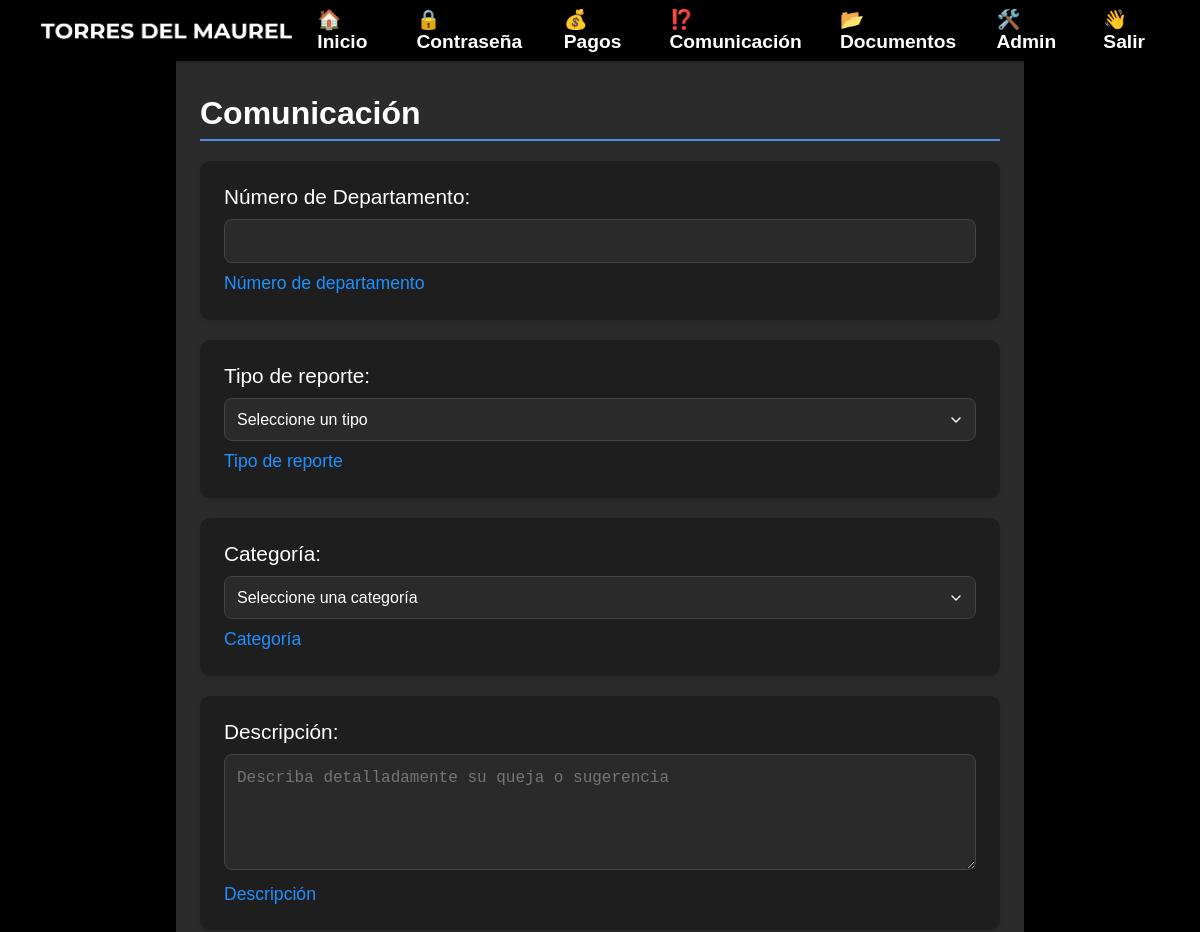
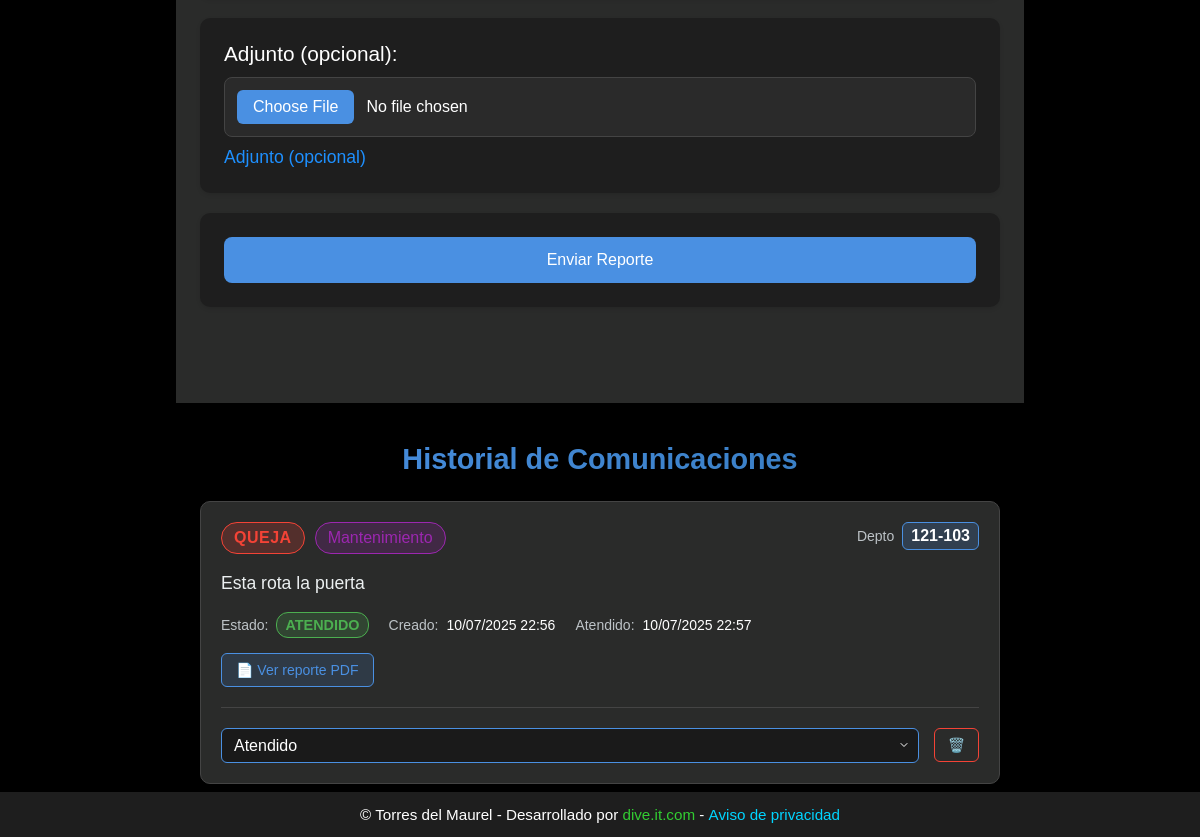
/qys/ (signed in), run on the app's committed database (2 pictures, top to bottom).
### website/models.py (models this page shows, shortened)
class CustomUser(AbstractUser):
    apartment_number = models.CharField(max_length=7, unique=True, null=True, blank=True)
    email = models.EmailField(unique=True)
    phone_number = models.CharField(max_length=15, blank=True, null=True)
    is_first_login = models.BooleanField(default=True)
    is_debtor = models.BooleanField(default=False)
    groups = models.ManyToManyField(
        Group,
        verbose_name='groups',
        blank=True,
        help_text='The groups this user belongs to.',
        related_name='customuser_set',
        related_query_name='customuser',
    )
    user_permissions = models.ManyToManyField(
        Permission,
        verbose_name='user permissions',
        blank=True,
        help_text='Specific permissions for this user.',
        related_name='customuser_set',
        related_query_name='customuser',
    )

class ComplaintSuggestion(models.Model):
    TYPE_CHOICES = [
        ('queja', 'Queja'),
        ('sugerencia', 'Sugerencia'),
    ]
    CATEGORY_CHOICES = [
        ('mantenimiento', 'Mantenimiento'),
        ('seguridad', 'Seguridad'),
        ('ruido', 'Ruido'),
        ('limpieza', 'Limpieza'),
        ('estacionamiento', 'Estacionamiento'),
        ('otro', 'Otro'),
    ]
    STATUS_CHOICES = [
        ('pendiente', 'Pendiente'),
        ('en_progreso', 'En Progreso'),
        ('atendido', 'Atendido'),
    ]
    user = models.ForeignKey(CustomUser, on_delete=models.CASCADE)
    apartment_number = models.CharField(max_length=10)
    type = models.CharField(max_length=10, choices=TYPE_CHOICES)
    category = models.CharField(max_length=20, choices=CATEGORY_CHOICES)
    description = models.TextField()
    attachment = models.FileField(upload_to='qys_attachments/', null=True, blank=True)
    status = models.CharField(max_length=20, choices=STATUS_CHOICES, default='pendiente')
    created_at = models.DateTimeField(auto_now_add=True)
    attended_at = models.DateTimeField(null=True, blank=True)
    updated_at = models.DateTimeField(auto_now=True)
    class Meta:
        ordering = ['-created_at']

### website/views.py (the view)
# urls.py: path('qys/', views.qys, name='qys'),
@login_required
@require_http_methods(["GET", "POST"])
def qys(request):
    if request.method == 'POST':
        print("=== QYS DEBUG: POST request received ===")
        print(f"POST data: {dict(request.POST)}")
        print(f"FILES data: {dict(request.FILES)}")
        print(f"User: {request.user}")
        print(f"Is AJAX: {request.headers.get('X-Requested-With') == 'XMLHttpRequest'}")
        if 'submit_qys' in request.POST:
            form = ComplaintSuggestionForm(request.POST, request.FILES, user=request.user)
            print(f"Form is_valid(): {form.is_valid()}")
            if not form.is_valid():
                print(f"Form errors: {dict(form.errors)}")
                print(f"Form non_field_errors: {form.non_field_errors()}")
                if request.headers.get('X-Requested-With') == 'XMLHttpRequest':
                    return JsonResponse({
                        'success': False,
                        'errors': dict(form.errors),
                        'message': 'Error en el formulario. Por favor, corrija los errores.'
                    })
                else:
                    messages.error(request, 'Error en el formulario. Por favor, corrija los errores.')
            if form.is_valid():
                try:
                    print("=== SAVING QYS ===")
                    qys = form.save(commit=False)
                    qys.user = request.user
                    print(f"QYS object created: {qys}")
                    qys.save()
                    print(f"QYS saved with ID: {qys.id}")
                    email_sent = True
                    if request.headers.get('X-Requested-With') == 'XMLHttpRequest':
                        response_data = {
                            'success': True,
                            'message': 'Su queja o sugerencia ha sido enviada exitosamente.',
                            'new_qys': {
                                'id': qys.id,
                                'type': qys.get_type_display(),
                                'category': qys.get_category_display(),
                                'apartment_number': qys.apartment_number,
                                'description': qys.description,
                                'status': qys.get_status_display(),
                                'created_at': qys.created_at.strftime('%d/%m/%Y %H:%M'),
                                'attended_at': qys.attended_at.strftime('%d/%m/%Y %H:%M') if qys.attended_at else None,
                                'is_staff': request.user.is_staff,
                                'status_choices': qys.STATUS_CHOICES if request.user.is_staff else None,
                            }
                        }
                        print(f"Returning AJAX response: {response_data}")
                        return JsonResponse(response_data)
                    else:
                        messages.success(request, 'Su queja o sugerencia ha sido enviada exitosamente.')
                        return redirect('qys')
                except Exception as e:
                    print(f"=== ERROR during QYS processing: {str(e)} ===")
                    import traceback
                    print(f"Traceback: {traceback.format_exc()}")
                    if request.headers.get('X-Requested-With') == 'XMLHttpRequest':
                        return JsonResponse({
                            'success': False,
                            'message': f'Error interno: {str(e)}'
                        })
                    else:
                        messages.error(request, f'Error al procesar el reporte: {str(e)}')
        elif 'update_status' in request.POST and request.user.is_staff:
            qys_id = request.POST.get('qys_id')
            new_status = request.POST.get('status')
            try:
                qys = ComplaintSuggestion.objects.get(id=qys_id)
                if new_status in dict(ComplaintSuggestion.STATUS_CHOICES):
                    qys.status = new_status
                    qys.save()
                    if request.headers.get('X-Requested-With') == 'XMLHttpRequest':
                        return JsonResponse({
                            'success': True,
                            'message': 'Estado actualizado exitosamente.',
                        })
                    messages.success(request, 'Estado actualizado exitosamente.')
                else:
                    if request.headers.get('X-Requested-With') == 'XMLHttpRequest':
                        return JsonResponse({
                            'success': False,
                            'message': 'Estado inválido.',
                        })
                    messages.error(request, 'Estado inválido.')
            except ComplaintSuggestion.DoesNotExist:
                if request.headers.get('X-Requested-With') == 'XMLHttpRequest':
                    return JsonResponse({
                        'success': False,
                        'message': 'Reporte no encontrado.',
                    })
                messages.error(request, 'Reporte no encontrado.')
            except Exception as e:
                print(f"Error updating QYS status: {str(e)}")
                if request.headers.get('X-Requested-With') == 'XMLHttpRequest':
                    return JsonResponse({
                        'success': False,
                        'message': f'Error al actualizar: {str(e)}',
                    })
                messages.error(request, f'Error al actualizar: {str(e)}')
            return redirect('qys')
        elif 'delete_qys' in request.POST and request.user.is_superuser:
            qys_id = request.POST.get('qys_id')
            try:
                qys = ComplaintSuggestion.objects.get(id=qys_id)
                qys.delete()
                if request.headers.get('X-Requested-With') == 'XMLHttpRequest':
                    return JsonResponse({
                        'success': True,
                        'message': 'La queja o sugerencia ha sido eliminada exitosamente.',
                    })
                messages.success(request, 'La queja o sugerencia ha sido eliminada exitosamente.')
            except ComplaintSuggestion.DoesNotExist:
                if request.headers.get('X-Requested-With') == 'XMLHttpRequest':
                    return JsonResponse({
                        'success': False,
                        'message': 'Reporte no encontrado.',
                    })
                messages.error(request, 'Reporte no encontrado.')
            except Exception as e:
                print(f"Error deleting QYS: {str(e)}")
                if request.headers.get('X-Requested-With') == 'XMLHttpRequest':
                    return JsonResponse({
                        'success': False,
                        'message': f'Error al eliminar: {str(e)}',
                    })
                messages.error(request, f'Error al eliminar: {str(e)}')
            return redirect('qys')
    else:
        print("=== QYS DEBUG: GET request ===")
        form = ComplaintSuggestionForm(user=request.user)
    all_qys = ComplaintSuggestion.objects.all().order_by('-created_at')
    return render(request, 'qys.html', {
        'form': form,
        'all_qys': all_qys
    })

### website/forms.py
class ComplaintSuggestionForm(forms.ModelForm):
    class Meta:
        model = ComplaintSuggestion
        fields = ['apartment_number', 'type', 'category', 'description', 'attachment']
        labels = {
            'apartment_number': 'Número de Departamento',
            'type': 'Tipo de reporte',
            'category': 'Categoría',
            'description': 'Descripción',
            'attachment': 'Adjunto (opcional)',
        }
        widgets = {
            'description': forms.Textarea(attrs={'rows': 4}),
        }
    def __init__(self, *args, **kwargs):
        user = kwargs.pop('user', None)
        super().__init__(*args, **kwargs)
        if user and user.apartment_number:
            self.fields['apartment_number'].initial = user.apartment_number
            self.fields['apartment_number'].widget.attrs['readonly'] = True

### website/templates/qys.html (shortened to what this page needs)
{% extends "base.html" %}
{% load static %}
{% block extra_css %}
<link rel="stylesheet" href="{% static 'css/qys.css' %}">
{% endblock %}
{% block content %}
<div class="qys-container">
    <h1>Comunicación</h1>
    <form method="post" enctype="multipart/form-data" id="qys-form">
        <div class="form-group">
            <label for="id_apartment_number">Número de Departamento:</label>
            <input type="text"
                   name="apartment_number"
                   id="id_apartment_number"
                   value="{{ user.apartment_number|default:'' }}"
                   required
                   class="form-control">
            <small class="small">Número de departamento</small>
        </div>
        <div class="form-group">
            <label for="id_type">Tipo de reporte:</label>
            <select name="type"
                    id="id_type"
                    required
                    class="form-control">
                <option value="">Seleccione un tipo</option>
            </select>
            <small class="small">Tipo de reporte</small>
        </div>
        <div class="form-group">
            <label for="id_category">Categoría:</label>
            <select name="category"
                    id="id_category"
                    required
                    class="form-control">
                <option value="">Seleccione una categoría</option>
            </select>
            <small class="small">Categoría</small>
        </div>
        <div class="form-group">
            <label for="id_description">Descripción:</label>
            <textarea name="description"
                      id="id_description"
                      rows="4"
                      placeholder="Describa detalladamente su queja o sugerencia"
                      required
                      class="form-control"></textarea>
            <small class="small">Descripción</small>
        </div>
        <div class="form-group">
            <label for="id_attachment">Adjunto (opcional):</label>
            <input type="file"
                   name="attachment"
                   id="id_attachment"
                   accept="image/*,.pdf,.doc,.docx"
                   class="form-control">
            <small class="small">Adjunto (opcional)</small>
        </div>
        <div class="form-group">
            <button type="submit" id="submit-button">Enviar Reporte</button>
        </div>
    </form>
    <div id="upload-status"></div>
</div>
<div class="qys-records-section">
    <h2>Historial de Comunicaciones</h2>
    <div class="records-container">
        {% for qys in all_qys %}
        <div class="record-card" data-qys-id="{{ qys.id }}">
            <div class="record-header">
                <div class="record-type">
                    <span class="type-badge type-{{ qys.type }}">{{ qys.get_type_display }}</span>
                    <span class="category-badge">{{ qys.get_category_display }}</span>
                </div>
                <div class="record-apartment">
                    <span class="apartment-label">Depto</span>
                    <span class="apartment-number">{{ qys.apartment_number }}</span>
                </div>
            </div>
            <div class="record-body">
                <div class="record-description">
                    <p>{{ qys.description }}</p>
                </div>
                <div class="record-meta">
                    <div class="meta-item">
                        <span class="meta-label">Estado:</span>
                        <span class="status-badge status-{{ qys.status }}">{{ qys.get_status_display }}</span>
                    </div>
                    <div class="meta-item">
                        <span class="meta-label">Creado:</span>
                        <span class="meta-value">{{ qys.created_at|date:"d/m/Y H:i" }}</span>
                    </div>
                    {% if qys.attended_at %}
                    <div class="meta-item">
                        <span class="meta-label">Atendido:</span>
                        <span class="meta-value">{{ qys.attended_at|date:"d/m/Y H:i" }}</span>
                    </div>
                    {% endif %}
                </div>
                {% if user.is_staff %}
                    <div class="record-attachment">
                        <a href="{% url 'generate_qys_report' qys.id %}"
                        target="_blank"
                        class="attachment-link report-link">
                            📄 Ver reporte PDF
                        </a>
                    </div>
                    {% endif %}
            </div>
            {% if user.is_staff %}
                <div class="record-actions">
                    <div class="status-update">
                        <form method="post" action="{% url 'qys' %}" class="status-update-form">
                            <select name="status" class="status-select" onchange="updateStatus(this)">
                                {% for value, label in qys.STATUS_CHOICES %}
                                <option value="{{ value }}" {% if qys.status == value %}selected{% endif %}>{{ label }}</option>
                                {% endfor %}
                            </select>
                        </form>
                    </div>
                    {% if user.is_superuser %}
                    <button class="delete-btn" onclick="deleteQyS({{ qys.id }})" title="Eliminar reporte">
                        🗑️
                    </button>
                    {% endif %}
                </div>
            {% endif %}
        </div>
        {% empty %}
        <div class="no-records">
            <div class="no-records-icon">📝</div>
            <h3>No hay comunicaciones registradas</h3>
            <p>Sea el primero en enviar una queja o sugerencia</p>
        </div>
        {% endfor %}
    </div>
</div>
{% endblock %}

### website/static/css/base.css (style rules this page uses)
body { font-family: Arial, sans-serif; background-color: black; margin: 0; padding: 0; min-height: 100vh; display: flex; flex-direction: column; }

### website/static/css/universal-loading.css (style rules this page uses)
.upload-status, .form-status, #upload-status { margin-top: 1rem; padding: 0.85rem; border-radius: 8px; text-align: center; font-weight: 500; font-size: 0.95rem; min-height: 20px; }
@media (min-width: 768px) { .upload-status, .form-status, #upload-status { font-size: 1rem; padding: 1rem; } }

### data on the page
ComplaintSuggestion: type "QUEJA", category "Mantenimiento", apartment_number "121-103", description "Esta rota la puerta", status "ATENDIDO", created_at "10/07/2025 22:56", attended_at "10/07/2025 22:57", status "Atendido"
